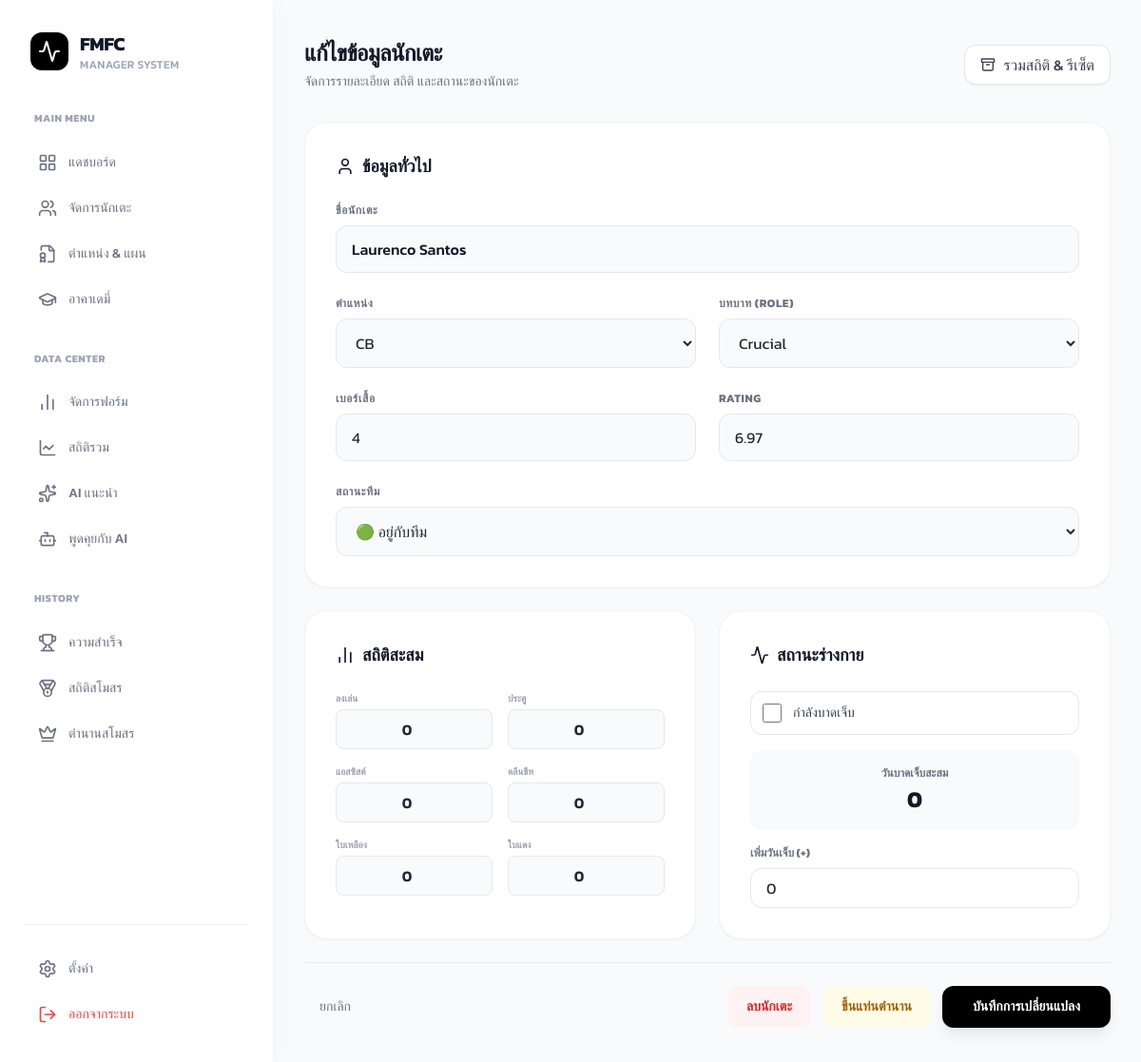
The page /pages/edit_player.php?id=555 (signed in) on the database its author committed.
### tables this page shows
CREATE TABLE `players` (
  `player_id` int(11) NOT NULL,
  `user_id` int(11) NOT NULL,
  `name` varchar(100) NOT NULL,
  `role` enum('crucial','important','rotation','sporadic','prospect') DEFAULT NULL,
  `position` enum('st','cf','lw','rw','lm','rm','cam','cm','cdm','cb','lb','rb','gk') DEFAULT NULL,
  `jersey_number` int(11) DEFAULT NULL,
  `status` enum('no','sell','for_loan','on_loan','in_loan') DEFAULT 'no',
  `injured` int(11) NOT NULL DEFAULT 0,
  `injured_count` int(11) DEFAULT 0,
  `is_academy_product` tinyint(4) NOT NULL,
  `performance_score` int(11) NOT NULL DEFAULT 0,
  `rating` decimal(4,2) NOT NULL DEFAULT 0.00,
  `score_change` enum('increase','decrease','neutral') DEFAULT 'neutral',
  `change_count` int(11) DEFAULT 0,
  `appearances` int(11) DEFAULT 0,
  `goals` int(11) DEFAULT 0,
  `assists` int(11) DEFAULT 0,
  `clean_sheets` int(11) DEFAULT 0,
  `yellow_cards` int(11) DEFAULT 0,
  `red_cards` int(11) DEFAULT 0
);

### pages/edit_player.php (the view, shortened to what this page needs)
<?php
include "../includes/db_config.php";
if (isset($_GET['id'])) {
    $player_id = $_GET['id'];
    $user_id = $_SESSION['user_id'];
    if ($conn instanceof PDO) {
        $query = "SELECT * FROM Players WHERE player_id = ? AND user_id = ?";
        $stmt = $conn->prepare($query);
        $stmt->execute([$player_id, $user_id]);
        $player = $stmt->fetch(PDO::FETCH_ASSOC);
    } else {
        $query = "SELECT * FROM Players WHERE player_id = $player_id AND user_id = $user_id";
        $result = mysqli_query($conn, $query);
        $player = mysqli_fetch_assoc($result);
    }
}
?>
<!DOCTYPE html>
<html lang="th">
<head>
    <script src="https://cdn.tailwindcss.com"></script>
</head>
<body class="bg-[#F9FAFB] text-gray-800">
    <div class="flex h-screen overflow-hidden">
        <?php include '../includes/navbar.php'; ?>
        <main class="flex-1 overflow-y-auto px-8 py-10">
            <div class="max-w-4xl mx-auto">
                <div class="flex items-center justify-between mb-8">
                    <div>
                        <h1 class="text-2xl font-bold text-gray-900 tracking-tight">แก้ไขข้อมูลนักเตะ</h1>
                        <p class="text-sm text-gray-500 mt-1">จัดการรายละเอียด สถิติ และสถานะของนักเตะ</p>
                    </div>
                    <form action="process_single_player_stats.php" method="POST" onsubmit="return confirmProcessSingleStats();">
                        <button type="submit" class="bg-white border border-gray-200 text-gray-700 px-4 py-2 rounded-xl hover:bg-gray-50 hover:text-black transition shadow-sm font-medium flex items-center gap-2">
                            <i data-lucide="archive" class="w-4 h-4"></i> รวมสถิติ & รีเซ็ต
                        </button>
                    </form>
                </div>
                <form action="edit_player.php?id=<?php echo $player['player_id']; ?>" method="POST" class="space-y-6">
                    <div class="bg-white p-8 rounded-3xl shadow-sm border border-gray-100">
                        <h2 class="text-lg font-bold text-gray-900 mb-6 flex items-center gap-2">
                            <i data-lucide="user" class="w-5 h-5"></i> ข้อมูลทั่วไป
                        </h2>
                        <div class="grid grid-cols-1 md:grid-cols-2 gap-6">
                            <div class="col-span-2">
                                <label class="block text-xs font-bold text-gray-500 uppercase tracking-wider mb-2">ชื่อนักเตะ</label>
                                <input type="text" name="name" value="<?php echo htmlspecialchars($player['name']); ?>" required
                                    class="w-full px-4 py-3 bg-gray-50 border-gray-200 border rounded-xl focus:bg-white focus:ring-2 focus:ring-black focus:border-transparent transition-all font-medium text-gray-900">
                            </div>
                            <div>
                                <label class="block text-xs font-bold text-gray-500 uppercase tracking-wider mb-2">ตำแหน่ง</label>
                                <select name="position" class="w-full px-4 py-3 bg-gray-50 border-gray-200 border rounded-xl focus:bg-white focus:ring-2 focus:ring-black transition-all">
                                    <?php foreach (['st', 'cf', 'lw', 'rw', 'lm', 'rm', 'cam', 'cm', 'cdm', 'rb', 'lb', 'cb', 'gk'] as $pos) {
                                        $sel = $player['position'] === $pos ? 'selected' : '';
                                        echo "<option value='$pos' $sel>" . strtoupper($pos) . "</option>";
                                    } ?>
                                </select>
                            </div>
                            <div>
                                <label class="block text-xs font-bold text-gray-500 uppercase tracking-wider mb-2">บทบาท (Role)</label>
                                <select name="role" class="w-full px-4 py-3 bg-gray-50 border-gray-200 border rounded-xl focus:bg-white focus:ring-2 focus:ring-black transition-all">
                                    <option value="crucial" <?= $player['role'] === 'crucial' ? 'selected' : ''; ?>>Crucial</option>
                                </select>
                            </div>
                            <div>
                                <label class="block text-xs font-bold text-gray-500 uppercase tracking-wider mb-2">เบอร์เสื้อ</label>
                                <input type="number" name="jersey_number" value="<?= htmlspecialchars($player['jersey_number']); ?>"
                                    class="w-full px-4 py-3 bg-gray-50 border-gray-200 border rounded-xl focus:bg-white focus:ring-2 focus:ring-black transition-all">
                            </div>
                            <div>
                                <label class="block text-xs font-bold text-gray-500 uppercase tracking-wider mb-2">Rating</label>
                                <input type="number" step="0.01" name="rating" value="<?= htmlspecialchars($player['rating']); ?>"
                                    class="w-full px-4 py-3 bg-gray-50 border-gray-200 border rounded-xl focus:bg-white focus:ring-2 focus:ring-black transition-all">
                            </div>
                            <div class="col-span-2">
                                <label class="block text-xs font-bold text-gray-500 uppercase tracking-wider mb-2">สถานะทีม</label>
                                <select name="status" class="w-full px-4 py-3 bg-gray-50 border-gray-200 border rounded-xl focus:bg-white focus:ring-2 focus:ring-black transition-all">
                                    <option value="no" <?= $player['status'] === 'no' ? 'selected' : ''; ?>>🟢 อยู่กับทีม</option>
                                </select>
                            </div>
                        </div>
                    </div>
                    <div class="grid grid-cols-1 lg:grid-cols-2 gap-6">
                        <div class="bg-white p-8 rounded-3xl shadow-sm border border-gray-100">
                            <h2 class="text-lg font-bold text-gray-900 mb-6 flex items-center gap-2">
                                <i data-lucide="bar-chart-2" class="w-5 h-5"></i> สถิติสะสม
                            </h2>
                            <div class="grid grid-cols-2 gap-4">
                                <?php
                                $stats_fields = [
                                    'appearances' => 'ลงเล่น', 'goals' => 'ประตู',
                                    'assists' => 'แอสซิสต์', 'clean_sheets' => 'คลีนชีท',
                                    'yellow_cards' => 'ใบเหลือง', 'red_cards' => 'ใบแดง'
                                ];
                                foreach ($stats_fields as $key => $label): ?>
                                <div>
                                    <label class="block text-[10px] font-bold text-gray-400 uppercase mb-1"><?= $label ?></label>
                                    <input type="number" name="<?= $key ?>" value="<?= htmlspecialchars($player[$key] ?? 0); ?>"
                                        class="w-full px-3 py-2 bg-gray-50 border-gray-200 border rounded-lg focus:ring-1 focus:ring-black text-center font-semibold">
                                </div>
                                <?php endforeach; ?>
                            </div>
                        </div>
                        <div class="bg-white p-8 rounded-3xl shadow-sm border border-gray-100 h-full flex flex-col justify-between">
                            <div>
                                <h2 class="text-lg font-bold text-gray-900 mb-6 flex items-center gap-2">
                                    <i data-lucide="activity" class="w-5 h-5"></i> สถานะร่างกาย
                                </h2>
                                <label class="flex items-center gap-3 p-3 border border-gray-200 rounded-xl cursor-pointer hover:bg-gray-50 transition-colors mb-4">
                                    <input type="checkbox" name="injured_checkbox" class="w-5 h-5 text-black border-gray-300 rounded focus:ring-black" <?= $player['injured'] > 0 ? 'checked' : ''; ?>>
                                    <span class="text-sm font-medium text-gray-700">กำลังบาดเจ็บ</span>
                                </label>
                                <div class="bg-gray-50 p-4 rounded-xl mb-4 text-center">
                                    <p class="text-xs text-gray-500 uppercase font-bold">วันบาดเจ็บสะสม</p>
                                    <p class="text-2xl font-bold text-gray-900 mt-1"><?= htmlspecialchars($player['injured_count']); ?></p>
                                </div>
                                <div>
                                    <label class="block text-xs font-bold text-gray-500 uppercase mb-2">เพิ่มวันเจ็บ (+)</label>
                                    <input type="number" name="add_injured_days" value="0" min="0" class="w-full px-4 py-2 bg-white border border-gray-200 rounded-xl focus:ring-black">
                                </div>
                            </div>
                        </div>
                    </div>
                    <div class="flex items-center justify-between pt-6 border-t border-gray-200 gap-4">
                        <a href="manage_players.php" class="text-gray-500 hover:text-black font-medium text-sm px-4">ยกเลิก</a>
                        <div class="flex gap-3">
                            <button type="submit" name="delete" class="px-5 py-3 rounded-xl bg-red-50 text-red-600 font-bold text-sm hover:bg-red-100 transition" onclick="return confirm('ยืนยันการลบ?');">
                                ลบนักเตะ
                            </button>
                            <button type="submit" name="move" class="px-5 py-3 rounded-xl bg-yellow-50 text-yellow-700 font-bold text-sm hover:bg-yellow-100 transition" onclick="return confirm('ยืนยันขึ้นแท่นตำนาน?');">
                                ขึ้นแท่นตำนาน
                            </button>
                            <button type="submit" class="px-8 py-3 rounded-xl bg-black text-white font-bold text-sm hover:bg-gray-800 transition shadow-lg shadow-gray-200">
                                บันทึกการเปลี่ยนแปลง
                            </button>
                        </div>
                    </div>
                </form>
            </div>
        </main>
    </div>
</body>
</html>

### pages/edit_player.php (style rules this page uses)
body { font-family: 'Kanit', sans-serif; }

### rows shown on the page
players: name "Laurenco Santos", role "Crucial", jersey_number "4", rating "6.97", status "🟢 อยู่กับทีม", appearances "0", goals "0", assists "0", clean_sheets "0", yellow_cards "0", red_cards "0", injured_count "0"

### other values the page prints
$item['label'] "แดชบอร์ด"
$item['label'] "จัดการนักเตะ"
$item['label'] "ตำแหน่ง & แผน"
$item['label'] "อาคาเดมี่"
$item['label'] "จัดการฟอร์ม"
$item['label'] "สถิติรวม"
$item['label'] "AI แนะนำ"
$item['label'] "พูดคุยกับ AI"
$item['label'] "ความสำเร็จ"
$item['label'] "สถิติสโมสร"
$item['label'] "ตำนานสโมสร"
$label "ลงเล่น"
$label "ประตู"
$label "แอสซิสต์"
$label "คลีนชีท"
